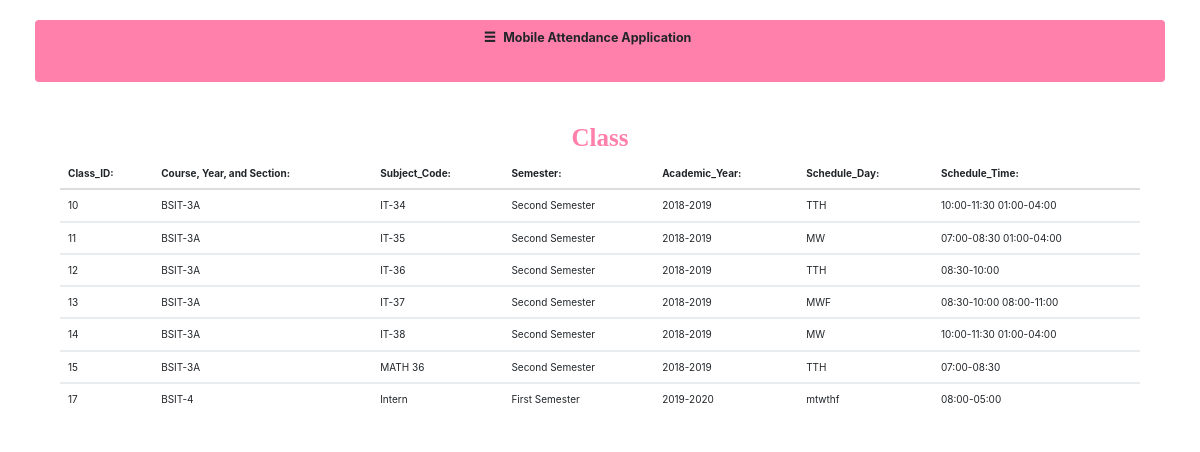
The app's page /home.php with its own data.
### tables this page shows
CREATE TABLE `class` (
  `class_id` int(11) NOT NULL,
  `section` varchar(20) DEFAULT NULL,
  `subject_code` varchar(20) DEFAULT NULL,
  `semester` varchar(16) DEFAULT NULL,
  `academic_year` char(9) DEFAULT NULL,
  `schedule_day` varchar(10) DEFAULT NULL,
  `schedule_time` varchar(25) DEFAULT NULL
);

### home.php (the view, shortened to what this page needs)
<?php
	if(isset($_POST['btn_search']))
	{
    $search = $_POST['search'];
		$query = "SELECT * FROM `class` WHERE CONCAT(`class_id`, `section`, `subject_code`, `semester`, `academic_year`, `schedule_day`, `schedule_time`) LIKE '%".$search."%'";
		$search_result = filterTable($query);
	}
	else {
		$query = "SELECT * FROM `class`";
		$search_result = filterTable($query);
	}
	function filterTable($query)
	{
		$connect = mysqli_connect("localhost", "root", "", "attendance");
		$filter_Result = mysqli_query($connect, $query);
		return $filter_Result;
	}
?>
<!DOCTYPE html>
<head>
	<link href="bootstrap-3.3.7/css/bootstrap.min.css" rel="stylesheet">
    <link href="css/phonebook.css" rel="stylesheet">
	<link rel="stylesheet" href="bootstrap/css/bootstrap.min.css">
</head>
<body>
    <div id="wrapper">
        <div id="page-content-wrapper">
            <div class="container-fluid">
				<nav class="navbar navbar-green">
					<div class="container-fluid">
					<div class="navbar-header">
							<a class="navbar-brand" onclick="openNav()"><span  class="glyphicon glyphicon-menu-hamburger"></span>&nbsp;&nbsp;<strong>Mobile Attendance Application</strong></a>
					</div>
					</div>
				</nav>
			</div>
        </div>
    </div>
	<div class="container">
			<center><h1><strong><font color="#ff80aa" face="Cooper Std Black">Class</font></strong></h1></center>
			<div class="container">
  <table class="table">
    <thead>
      <tr>
		<th>Class_ID:</th>
        <th>Course, Year, and Section:</th>
		<th>Subject_Code:</th>
		<th>Semester:</th>
        <th>Academic_Year:</th>
		<th>Schedule_Day:</th>
		<th>Schedule_Time:</th>
      </tr>
    </thead>
	<?php while($row = mysqli_fetch_array($search_result)):?>
    <tbody>
      <tr>
        <td><?php echo $row['class_id'];?></td>
		<td><?php echo $row['section'];?></td>
		<td><?php echo $row['subject_code'];?></td>
		<td><?php echo $row['semester'];?></td>
		<td><?php echo $row['academic_year'];?></td>
		<td><?php echo $row['schedule_day'];?></td>
		<td><?php echo $row['schedule_time'];?></td>
      </tr>
	  </tbody>
	  <?php endwhile;?>
	 </table>
	</div>
	</div>
</body>
</html>

### css/phonebook.css (style rules this page uses)
body { overflow-x: hidden; }
#wrapper { padding-left: 0; -webkit-transition: all 0.5s ease; -moz-transition: all 0.5s ease; -o-transition: all 0.5s ease; transition: all 0.5s ease; }
#page-content-wrapper { width: 100%; position: absolute; padding: 15px; }
@media (min-width:768px) { #wrapper { padding-left: 0; } }
@media (min-width:768px) { #page-content-wrapper { padding: 20px; position: relative; } }
.navbar-green { background-color: #ff80aa; }
.navbar-green a { color:white; }
.navbar-brand { cursor: pointer; }

### records on screen
class: class_id "10", section "BSIT-3A", subject_code "IT-34", semester "Second Semester", academic_year "2018-2019", schedule_day "TTH", schedule_time "10:00-11:30 01:00-04:00"
class: class_id "11", section "BSIT-3A", subject_code "IT-35", semester "Second Semester", academic_year "2018-2019", schedule_day "MW", schedule_time "07:00-08:30 01:00-04:00"
class: class_id "12", section "BSIT-3A", subject_code "IT-36", semester "Second Semester", academic_year "2018-2019", schedule_day "TTH", schedule_time "08:30-10:00"
class: class_id "13", section "BSIT-3A", subject_code "IT-37", semester "Second Semester", academic_year "2018-2019", schedule_day "MWF", schedule_time "08:30-10:00 08:00-11:00"
class: class_id "14", section "BSIT-3A", subject_code "IT-38", semester "Second Semester", academic_year "2018-2019", schedule_day "MW", schedule_time "10:00-11:30 01:00-04:00"
class: class_id "15", section "BSIT-3A", subject_code "MATH 36", semester "Second Semester", academic_year "2018-2019", schedule_day "TTH", schedule_time "07:00-08:30"
class: class_id "17", section "BSIT-4", subject_code "Intern", semester "First Semester", academic_year "2019-2020", schedule_day "mtwthf", schedule_time "08:00-05:00"
